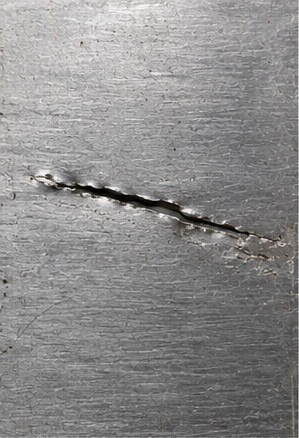
#> input picture metal_sheet_defect_images_50/001_01_crack_v1.jpg, 299 x 438 px
$ python -i detector.py   (imports and definitions only)
#> lines starting #> are read from the running program, lines starting #| are printed output that depends on the picture; after the words box and inside, x2 and y2 are one past the last pixel; in counts of white or black regions, pixels touching at a corner belong together
import cv2
import numpy as np
import time
import base64
from typing import Dict, List, Any, Tuple

class MetalSheetDefectDetector:
    """
    Custom Metal Sheet Defect Detection Algorithm developed from scratch:
    - Luminance & Color Space Conversion (LAB space decomposition)
    - Locally Adaptive Histogram Equalization (CLAHE) for regional contrast normalization
    - Separable Gaussian Background Illumination Compensation
    - Bilateral Edge-Preserving Smoothing for brushed metal texture rejection
    - Gradient & Canny Hysteresis Edge Detection
    - Photometric Deviation Gating relative to surface roughness noise sigma
    - Morphological Opening & Closing for clean defect localization
    - Geometric feature extraction and classification
    """

    def __init__(
        self,
        min_defect_area: int = 50,
        max_defect_area_ratio: float = 0.35,
        contrast_sensitivity: float = 1.0,
        bilateral_d: int = 9,
        bilateral_sigma_color: float = 50.0,
        bilateral_sigma_space: float = 50.0,
        edge_sensitivity: float = 1.0
    ):
        self.min_defect_area = min_defect_area
        self.max_defect_area_ratio = max_defect_area_ratio
        self.contrast_sensitivity = contrast_sensitivity
        self.bilateral_d = bilateral_d
        self.bilateral_sigma_color = bilateral_sigma_color
        self.bilateral_sigma_space = bilateral_sigma_space
        self.edge_sensitivity = edge_sensitivity

    def _encode_image_b64(self, img_bgr: np.ndarray, format_ext: str = ".jpg") -> str:
        """Encodes an OpenCV image to a base64 data URI string."""
        success, buffer = cv2.imencode(format_ext, img_bgr)
        if not success:
            return ""
        b64 = base64.b64encode(buffer).decode("utf-8")
        mime = "image/jpeg" if format_ext in [".jpg", ".jpeg"] else "image/png"
        return f"data:{mime};base64,{b64}"

    def preprocess_and_filter(self, img_bgr: np.ndarray) -> Tuple[np.ndarray, np.ndarray, np.ndarray]:
        """
        1. Converts BGR to Grayscale and LAB space to extract pure Luminance.
        2. Applies Bilateral Filtering (Filtering 12_7.ppt Slides 44-46) combining spatial
           proximity domain Gaussian with photometric range Gaussian kernel to smooth out
           brushed texture lines while strictly preserving defect boundaries.
        3. Applies CLAHE (Chap_3_Image Processing.pptx Slide 11) for tonal normalization.
        """
        gray = cv2.cvtColor(img_bgr, cv2.COLOR_BGR2GRAY)

        # Bilateral Filtering: preserves edge sharpness across defects while smoothing metallic noise
        filtered = cv2.bilateralFilter(
            gray,
            d=self.bilateral_d,
            sigmaColor=self.bilateral_sigma_color,
            sigmaSpace=self.bilateral_sigma_space
        )

        # CLAHE local contrast enhancement
        clahe = cv2.createCLAHE(clipLimit=2.0 * self.contrast_sensitivity, tileGridSize=(8, 8))
        enhanced = clahe.apply(filtered)

        return gray, filtered, enhanced

    def extract_defect_mask(
        self,
        gray: np.ndarray,
        filtered: np.ndarray,
        enhanced: np.ndarray
    ) -> Tuple[np.ndarray, np.ndarray, np.ndarray, float]:
        """
        Extracts segmented binary defect mask using:
        1. Background Illumination Field Estimation via large Gaussian filter (Filtering 12_7.ppt)
        2. Photometric Delta Gating: requires contrast deviation to exceed 3.2x local surface noise sigma
        3. Canny multi-stage gradient edge detection with non-maximum suppression (EdgeDetection_12_7.ppt)
        4. Morphological opening (noise speckle suppression) & closing (defect component binding)
        """
        h, w = gray.shape

        # Large Gaussian kernel for background illumination field estimation
        bg_ksize = max(31, (min(h, w) // 15) * 2 + 1)
        bg = cv2.GaussianBlur(filtered, (bg_ksize, bg_ksize), 0)

        # Contrast differences: dark defects (cavities, cracks, pits) & bright defects (scrapes, ridges)
        dark_diff = cv2.subtract(bg, filtered)
        bright_diff = cv2.subtract(filtered, bg)

        # Estimate surface noise floor using standard deviation of background difference
        mean_diff, std_diff = cv2.meanStdDev(dark_diff)
        surface_sigma = float(std_diff[0][0])

        # Dynamic threshold: must significantly surpass surface texture roughness
        base_thresh = max(16.0, 3.1 * surface_sigma) / max(0.2, self.contrast_sensitivity)

        _, dark_mask = cv2.threshold(dark_diff, int(base_thresh), 255, cv2.THRESH_BINARY)
        _, bright_mask = cv2.threshold(bright_diff, int(base_thresh * 1.25), 255, cv2.THRESH_BINARY)

        contrast_defects = cv2.bitwise_or(dark_mask, bright_mask)

        # Canny edge detection for fine hairline cracks and scratches
        # High and low thresholds scaled by noise level
        canny_low = max(35, int(2.8 * surface_sigma / max(0.2, self.edge_sensitivity)))
        canny_high = max(70, canny_low * 2)
        edges = cv2.Canny(filtered, canny_low, canny_high)

        # Combine edge cues with contrast cues
        combined = cv2.bitwise_or(contrast_defects, edges)

        # Morphological opening removes remaining 1-2 px isolated texture spikes
        open_k = cv2.getStructuringElement(cv2.MORPH_RECT, (3, 3))
        cleaned = cv2.morphologyEx(combined, cv2.MORPH_OPEN, open_k, iterations=1)

        # Morphological closing bridges crack segments and roll mark outlines
        close_k = cv2.getStructuringElement(cv2.MORPH_RECT, (7, 7))
        closed = cv2.morphologyEx(cleaned, cv2.MORPH_CLOSE, close_k, iterations=2)

        return closed, edges, contrast_defects, surface_sigma

    def classify_defect(
        self,
        contour: np.ndarray,
        bbox: Tuple[int, int, int, int],
        area: float,
        gray_img: np.ndarray
    ) -> Tuple[str, str, float]:
        """
        Classifies detected defect into standard industrial metal categories:
        - Crack: High aspect ratio, irregular jagged contour
        - Scratch: Long, directional linear scraping
        - Pitting/Pore: High circularity/compactness, localized dark pore
        - Roll Mark: Elliptical mechanical indentation
        - Inclusion: Irregular slag/oxide deposit
        """
        x, y, w, h = bbox
        perimeter = cv2.arcLength(contour, True)
        circularity = (4 * np.pi * area) / (perimeter * perimeter) if perimeter > 0 else 0.0
        aspect_ratio = max(w / max(1, h), h / max(1, w))
        extent = area / max(1, w * h)

        # Local contrast measurement
        pad = 6
        y1, y2 = max(0, y - pad), min(gray_img.shape[0], y + h + pad)
        x1, x2 = max(0, x - pad), min(gray_img.shape[1], x + w + pad)
        local_region = gray_img[y1:y2, x1:x2]
        mean_local = float(np.mean(local_region)) if local_region.size > 0 else 128.0

        mask_roi = np.zeros(gray_img.shape, dtype=np.uint8)
        cv2.drawContours(mask_roi, [contour], -1, 255, -1)
        defect_vals = gray_img[mask_roi > 0]
        mean_defect = float(np.mean(defect_vals)) if defect_vals.size > 0 else mean_local

        contrast_delta = abs(mean_local - mean_defect)

        # Heuristic rules derived from morphology and physical defect appearance
        if aspect_ratio >= 2.2:
            if extent < 0.45 or circularity < 0.35:
                defect_type = "Crack"
            else:
                defect_type = "Scratch"
        elif circularity >= 0.50 and area < 3000:
            defect_type = "Pitting/Pore"
        elif extent >= 0.48 and (300 <= area <= 6500):
            defect_type = "Roll Mark"
        else:
            defect_type = "Inclusion"

        # Severity ranking
        if area > 3000 or contrast_delta > 45 or aspect_ratio > 5:
            severity = "Severe"
            confidence = min(0.99, 0.88 + (contrast_delta / 250.0))
        elif area > 1000 or contrast_delta > 25:
            severity = "High"
            confidence = min(0.95, 0.80 + (contrast_delta / 250.0))
        elif area > 200:
            severity = "Medium"
            confidence = min(0.90, 0.74 + (contrast_delta / 300.0))
        else:
            severity = "Low"
            confidence = min(0.85, 0.68 + (contrast_delta / 350.0))

        return defect_type, severity, round(confidence, 2)

    def detect(self, img_bgr: np.ndarray, return_stages: bool = True) -> Dict[str, Any]:
        """
        Main defect detection pipeline.
        Returns detection results, bounding boxes, defect measurements,
        and intermediate computer vision stage visualizations.
        """
        start_time = time.time()
        img_h, img_w = img_bgr.shape[:2]
        total_pixels = img_h * img_w
        max_defect_area = total_pixels * self.max_defect_area_ratio

        # Step 1 & 2: Preprocess, Bilateral Filtering & CLAHE
        gray, filtered, enhanced = self.preprocess_and_filter(img_bgr)

        # Step 3: Morphological Defect Mask Extraction
        binary_mask, edges, contrast_mask, noise_sigma = self.extract_defect_mask(gray, filtered, enhanced)

        # Step 4: Contour Extraction & Defect Localization
        contours, _ = cv2.findContours(binary_mask, cv2.RETR_EXTERNAL, cv2.CHAIN_APPROX_SIMPLE)

        annotated_img = img_bgr.copy()
        defects = []
        defect_idx = 1

        type_colors = {
            "Crack": (0, 0, 235),          # Vibrant Crimson
            "Scratch": (0, 140, 255),       # Industrial Amber
            "Pitting/Pore": (230, 20, 180), # Deep Magenta
            "Roll Mark": (0, 215, 255),     # Gold Yellow
            "Inclusion": (180, 50, 255)     # Neon Violet
        }

        # Collect valid defect contours
        candidates = []
        for cnt in contours:
            area = cv2.contourArea(cnt)
            if area < self.min_defect_area or area > max_defect_area:
                continue
            x, y, w, h = cv2.boundingRect(cnt)
            # Edge border margin filter
            if (x <= 1 and w <= 4) or (y <= 1 and h <= 4) or (x + w >= img_w - 2 and w <= 4) or (y + h >= img_h - 2 and h <= 4):
                continue
            candidates.append((cnt, (x, y, w, h), area))

        # Sort defects by area descending
        candidates.sort(key=lambda item: item[2], reverse=True)

        for cnt, bbox, area in candidates:
            x, y, w, h = bbox
            defect_type, severity, confidence = self.classify_defect(cnt, bbox, area, gray)
            perimeter = round(float(cv2.arcLength(cnt, True)), 1)
            aspect_ratio = round(float(max(w / max(1, h), h / max(1, w))), 2)

            color = type_colors.get(defect_type, (0, 255, 0))

            # Bounding box on annotated image
            cv2.rectangle(annotated_img, (x, y), (x + w, y + h), color, 2)

            # Label badge
            label = f"#{defect_idx} {defect_type} ({int(confidence*100)}%)"
            (label_w, label_h), baseline = cv2.getTextSize(label, cv2.FONT_HERSHEY_SIMPLEX, 0.45, 1)
            tag_y = max(y, label_h + 6)
            cv2.rectangle(
                annotated_img,
                (x, tag_y - label_h - 4),
                (x + label_w + 6, tag_y + 2),
                color,
                -1
            )
            cv2.putText(
                annotated_img,
                label,
                (x + 3, tag_y - 2),
                cv2.FONT_HERSHEY_SIMPLEX,
                0.45,
                (255, 255, 255),
                1,
                cv2.LINE_AA
            )

            defects.append({
                "id": f"defect_{defect_idx}",
                "index": defect_idx,
                "type": defect_type,
                "severity": severity,
                "confidence": confidence,
                "bbox": [int(x), int(y), int(w), int(h)],
                "area_px": int(area),
                "perimeter_px": perimeter,
                "aspect_ratio": aspect_ratio
            })
            defect_idx += 1

        elapsed_ms = round((time.time() - start_time) * 1000, 1)

        result: Dict[str, Any] = {
            "success": True,
            "image_width": img_w,
            "image_height": img_h,
            "defect_count": len(defects),
            "defects": defects,
            "processing_time_ms": elapsed_ms,
            "noise_sigma": round(noise_sigma, 2),
            "summary": {
                "status": "DEFECTIVE" if len(defects) > 0 else "CLEAN",
                "types_detected": list(set(d["type"] for d in defects)),
                "highest_severity": max([d["severity"] for d in defects], key=lambda s: ["Low", "Medium", "High", "Severe"].index(s)) if defects else "None"
            }
        }

        if return_stages:
            result["annotated_image"] = self._encode_image_b64(annotated_img)
            result["stages"] = {
                "1_contrast_enhanced": self._encode_image_b64(cv2.cvtColor(enhanced, cv2.COLOR_GRAY2BGR)),
                "2_bilateral_filtered": self._encode_image_b64(cv2.cvtColor(filtered, cv2.COLOR_GRAY2BGR)),
                "3_edge_map": self._encode_image_b64(cv2.cvtColor(edges, cv2.COLOR_GRAY2BGR)),
                "4_binary_mask": self._encode_image_b64(cv2.cvtColor(binary_mask, cv2.COLOR_GRAY2BGR))
            }

        return result

>>> import cv2
>>> picture = cv2.imread('../../metal_sheet_defect_images_50/001_01_crack_v1.jpg')
#> picture is the input picture: shape (438, 299, 3); mean B, G, R 139, 139.1, 140
>>> result = MetalSheetDefectDetector().detect(picture)
#> in preprocess_and_filter, `enhanced = clahe.apply(filtered)`:
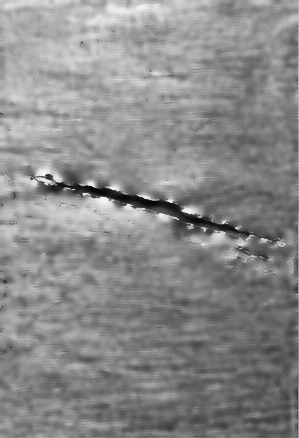
#> enhanced: shape (438, 299); min 3, max 247, mean 138.1
#> in extract_defect_mask, `bright_diff = cv2.subtract(filtered, bg)`:
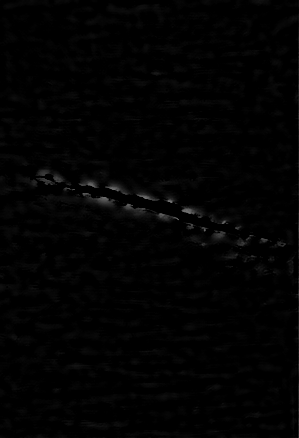
#> bright_diff: shape (438, 299); min 0, max 114, mean 2.4
#> in extract_defect_mask, `mean_diff, std_diff = cv2.meanStdDev(dark_diff)`: mean_diff = [2.41]; std_diff = [6.88]
#> in extract_defect_mask, `surface_sigma = float(std_diff[0][0])`: surface_sigma = 6.88
#> in extract_defect_mask, `base_thresh = max(16.0, 3.1 * surface_sigma) / max(0.2, self.contrast_..`: base_thresh = 21.32
#> in extract_defect_mask, `_, dark_mask = cv2.threshold(dark_diff, int(base_thresh), 255, cv2.THR..`:
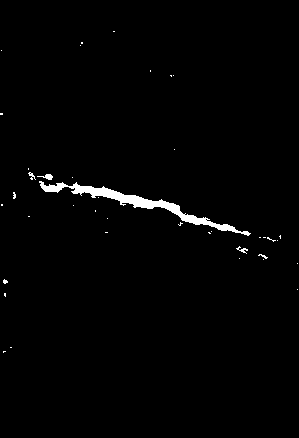
#> dark_mask: shape (438, 299); 1.4% white; 40 white regions (36 under 20 px), largest, box (x1, y1, x2, y2) and area: (39, 181, 251, 236) 1548, (37, 174, 53, 180) 47, (236, 246, 248, 254) 34, (28, 172, 36, 180) 27
#> in extract_defect_mask, `_, bright_mask = cv2.threshold(bright_diff, int(base_thresh * 1.25), 2..`: bright_mask: shape (438, 299); 1.1% white; 78 white regions (61 under 20 px), largest, box (x1, y1, x2, y2) and area: (82, 193, 115, 207) 198, (123, 204, 146, 216) 126, (105, 183, 129, 195) 115
#> in extract_defect_mask, `contrast_defects = cv2.bitwise_or(dark_mask, bright_mask)`:
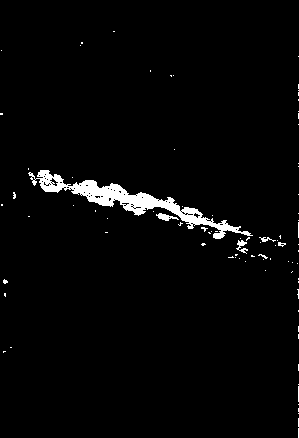
#> contrast_defects: shape (438, 299); 2.5% white; 86 white regions (81 under 20 px), largest, box (x1, y1, x2, y2) and area: (28, 170, 253, 239) 2757, (156, 213, 179, 221) 89, (236, 240, 248, 254) 74, (259, 237, 276, 242) 38, (278, 242, 286, 247) 23
#> in extract_defect_mask, `canny_low = max(35, int(2.8 * surface_sigma / max(0.2, self.edge_sensi..`: canny_low = 35
#> in extract_defect_mask, `canny_high = max(70, canny_low * 2)`: canny_high = 70
#> in extract_defect_mask, `edges = cv2.Canny(filtered, canny_low, canny_high)`: edges: shape (438, 299); 3.4% white in thin lines or dots
#> in extract_defect_mask, `combined = cv2.bitwise_or(contrast_defects, edges)`: combined: shape (438, 299); 5.3% white; 166 white regions (120 under 20 px), largest, box (x1, y1, x2, y2) and area: (18, 164, 286, 262) 3914, (290, 22, 299, 438) 511, (149, 69, 180, 82) 96
#> in extract_defect_mask, `cleaned = cv2.morphologyEx(combined, cv2.MORPH_OPEN, open_k, iteration..`: cleaned: shape (438, 299); 2.6% white; 25 white regions (17 under 20 px), largest, box (x1, y1, x2, y2) and area: (37, 169, 251, 239) 2924, (236, 240, 247, 254) 82, (158, 213, 170, 221) 73
#> in extract_defect_mask, `closed = cv2.morphologyEx(cleaned, cv2.MORPH_CLOSE, close_k, iteration..`:
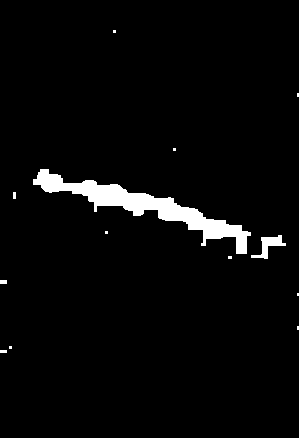
#> closed: shape (438, 299); 3.4% white; 13 white regions (8 under 20 px)
#> in detect, `binary_mask, edges, contrast_mask, noise_sigma = self.extract_defect_m..`: noise_sigma = 6.88
#> in detect, `contours, _ = cv2.findContours(binary_mask, cv2.RETR_EXTERNAL, cv2.CHA..`: contours = 13 contours, 11 with area under 20; largest, box (x1, y1, x2, y2) and area: (33, 169, 251, 254) 3674, (251, 235, 286, 259) 258
#> the loop in detect, `for cnt in contours:` made 13 passes
#> (area, x, y, w, h) on passes 7, 10: (258.5, 251, 235, 35, 24), (3673.5, 33, 169, 218, 85)
#> after the loop in detect, `for cnt in contours:`: candidates = 2 items
#> the loop in detect, `for cnt, bbox, area in candidates:` made 2 passes
#> (area, perimeter, circularity in classify_defect, aspect_ratio) on passes 1 to 2: (3673.5, 614.6, 0.122, 2.56), (258.5, 111.9, 0.259, 1.46)
#> pass 1, in classify_defect, `local_region = gray_img[y1:y2, x1:x2]`:
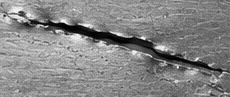
#> local_region: shape (97, 230); min 0, max 254, mean 133.7
#> after the loop in detect, `for cnt, bbox, area in candidates:`:
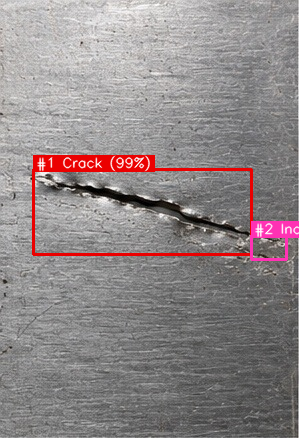
#> annotated_img: shape (438, 299, 3); 3.42% of pixels changed, all inside (x1, y1, x2, y2) = (32, 155, 299, 261)
#> after the loop in detect, `for cnt, bbox, area in candidates:`: defect_idx = 3; defects = 2 items
#> result = 10 items

$ run again, on metal_sheet_defect_images_50/002_01_crack_v2.jpg
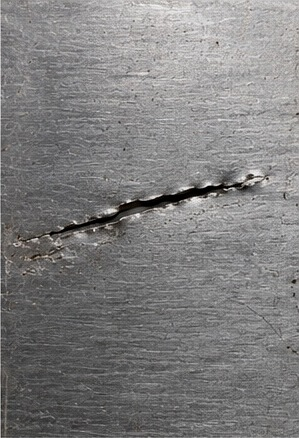
#> input picture metal_sheet_defect_images_50/002_01_crack_v2.jpg, 299 x 438 px
#> picture is the input picture: shape (438, 299, 3); mean B, G, R 126.4, 126.5, 127.4
#> mean_diff = [2.41]; std_diff = [6.76]
#> surface_sigma = 6.76
#> base_thresh = 20.95
#> in extract_defect_mask, `_, dark_mask = cv2.threshold(dark_diff, int(base_thresh), 255, cv2.THR..`:
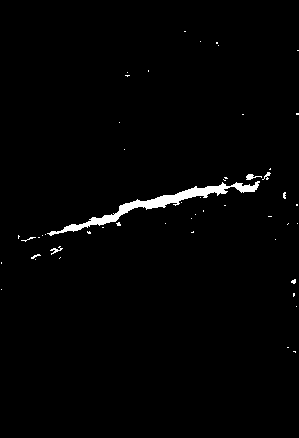
#> dark_mask: shape (438, 299); 1.4% white; 51 white regions (45 under 20 px), largest, box (x1, y1, x2, y2) and area: (47, 181, 260, 236) 1580, (246, 174, 262, 180) 48, (50, 246, 63, 255) 39, (262, 172, 271, 180) 29, (31, 254, 41, 259) 21, (21, 237, 36, 242) 20
#> bright_mask: shape (438, 299); 1.2% white; 82 white regions (64 under 20 px), largest, box (x1, y1, x2, y2) and area: (184, 193, 217, 207) 194, (153, 203, 176, 215) 126, (170, 183, 194, 195) 112
#> contrast_defects: shape (438, 299); 2.6% white; 99 white regions (92 under 20 px), largest, box (x1, y1, x2, y2) and area: (45, 170, 271, 239) 2786, (120, 213, 143, 221) 92, (50, 240, 63, 255) 79
#> canny_low = 35
#> canny_high = 70
#> edges: shape (438, 299); 3.6% white in thin lines or dots
#> combined: shape (438, 299); 5.5% white; 186 white regions (133 under 20 px), largest, box (x1, y1, x2, y2) and area: (13, 168, 280, 268) 3929, (0, 21, 12, 438) 504, (45, 247, 78, 263) 111
#> cleaned: shape (438, 299); 2.7% white; 28 white regions (20 under 20 px), largest, box (x1, y1, x2, y2) and area: (47, 169, 266, 239) 2979, (129, 213, 143, 221) 80, (52, 240, 62, 247) 52
#> closed: shape (438, 299); 3.5% white; 13 white regions (8 under 20 px)
#> noise_sigma = 6.76
#> contours = 13 contours, 11 with area under 20; largest, box (x1, y1, x2, y2) and area: (47, 169, 270, 254) 3807, (13, 235, 48, 259) 268
#> the loop in detect, `for cnt in contours:` made 13 passes
#> (area, x, y, w, h) on passes 6, 10: (268, 13, 235, 35, 24), (3807, 47, 169, 223, 85)
#> after the loop in detect, `for cnt in contours:`: candidates = 2 items
#> the loop in detect, `for cnt, bbox, area in candidates:` made 2 passes
#> (area, perimeter, circularity in classify_defect, aspect_ratio) on passes 1 to 2: (3807, 616, 0.126, 2.62), (268, 112.5, 0.266, 1.46)
#> after the loop in detect, `for cnt, bbox, area in candidates:`:
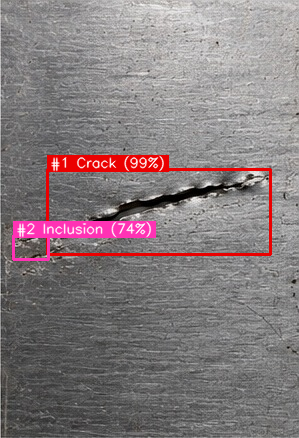
#> annotated_img: shape (438, 299, 3); 4.68% of pixels changed, all inside (x1, y1, x2, y2) = (12, 155, 272, 261)
#> after the loop in detect, `for cnt, bbox, area in candidates:`: defect_idx = 3; defects = 2 items
#> result = 10 items

$ run again, on metal_sheet_defect_images_50/003_01_crack_v3.jpg
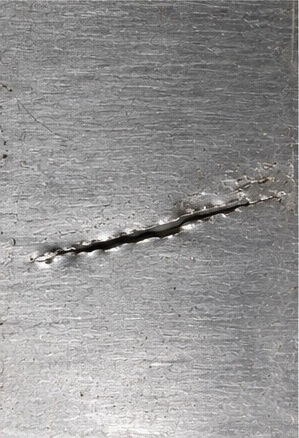
#> input picture metal_sheet_defect_images_50/003_01_crack_v3.jpg, 299 x 438 px
#> picture is the input picture: shape (438, 299, 3); mean B, G, R 148.1, 148.3, 149.2
#> mean_diff = [2.46]; std_diff = [7.04]
#> surface_sigma = 7.04
#> base_thresh = 21.84
#> in extract_defect_mask, `_, dark_mask = cv2.threshold(dark_diff, int(base_thresh), 255, cv2.THR..`:
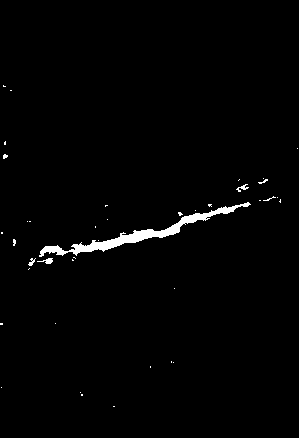
#> dark_mask: shape (438, 299); 1.4% white; 40 white regions (35 under 20 px), largest, box (x1, y1, x2, y2) and area: (39, 202, 251, 257) 1548, (37, 258, 53, 264) 47, (236, 184, 249, 192) 41, (28, 258, 36, 266) 30, (258, 179, 268, 184) 20
#> bright_mask: shape (438, 299); 1.2% white; 77 white regions (60 under 20 px), largest, box (x1, y1, x2, y2) and area: (82, 231, 115, 245) 194, (123, 222, 146, 234) 127, (105, 243, 129, 255) 116
#> contrast_defects: shape (438, 299); 2.5% white; 86 white regions (79 under 20 px), largest, box (x1, y1, x2, y2) and area: (28, 199, 254, 268) 2749, (156, 217, 179, 225) 91, (236, 184, 249, 198) 82
#> canny_low = 35
#> canny_high = 70
#> edges: shape (438, 299); 3.5% white in thin lines or dots
#> combined: shape (438, 299); 5.4% white; 179 white regions (126 under 20 px), largest, box (x1, y1, x2, y2) and area: (19, 180, 286, 271) 3777, (290, 0, 299, 417) 499, (151, 356, 179, 369) 78
#> cleaned: shape (438, 299); 2.6% white; 25 white regions (17 under 20 px), largest, box (x1, y1, x2, y2) and area: (37, 199, 251, 269) 2943, (236, 184, 247, 198) 94, (158, 217, 170, 225) 74
#> closed: shape (438, 299); 3.4% white; 11 white regions (6 under 20 px)
#> noise_sigma = 7.04
#> contours = 11 contours, 9 with area under 20; largest, box (x1, y1, x2, y2) and area: (29, 184, 251, 269) 3750, (251, 179, 286, 203) 268
#> the loop in detect, `for cnt in contours:` made 11 passes
#> (area, x, y, w, h) on passes 5 to 6: (3750, 29, 184, 222, 85), (268, 251, 179, 35, 24)
#> after the loop in detect, `for cnt in contours:`: candidates = 2 items
#> the loop in detect, `for cnt, bbox, area in candidates:` made 2 passes
#> (area, perimeter, circularity in classify_defect, aspect_ratio) on passes 1 to 2: (3750, 618.8, 0.123, 2.61), (268, 112.5, 0.266, 1.46)
#> after the loop in detect, `for cnt, bbox, area in candidates:`:
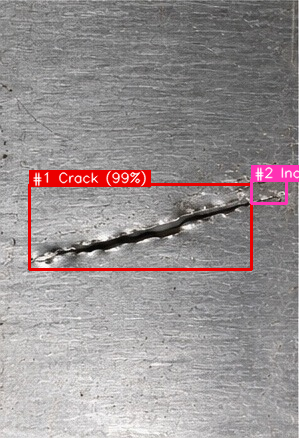
#> annotated_img: shape (438, 299, 3); 3.46% of pixels changed, all inside (x1, y1, x2, y2) = (28, 165, 299, 271)
#> after the loop in detect, `for cnt, bbox, area in candidates:`: defect_idx = 3; defects = 2 items
#> result = 10 items
